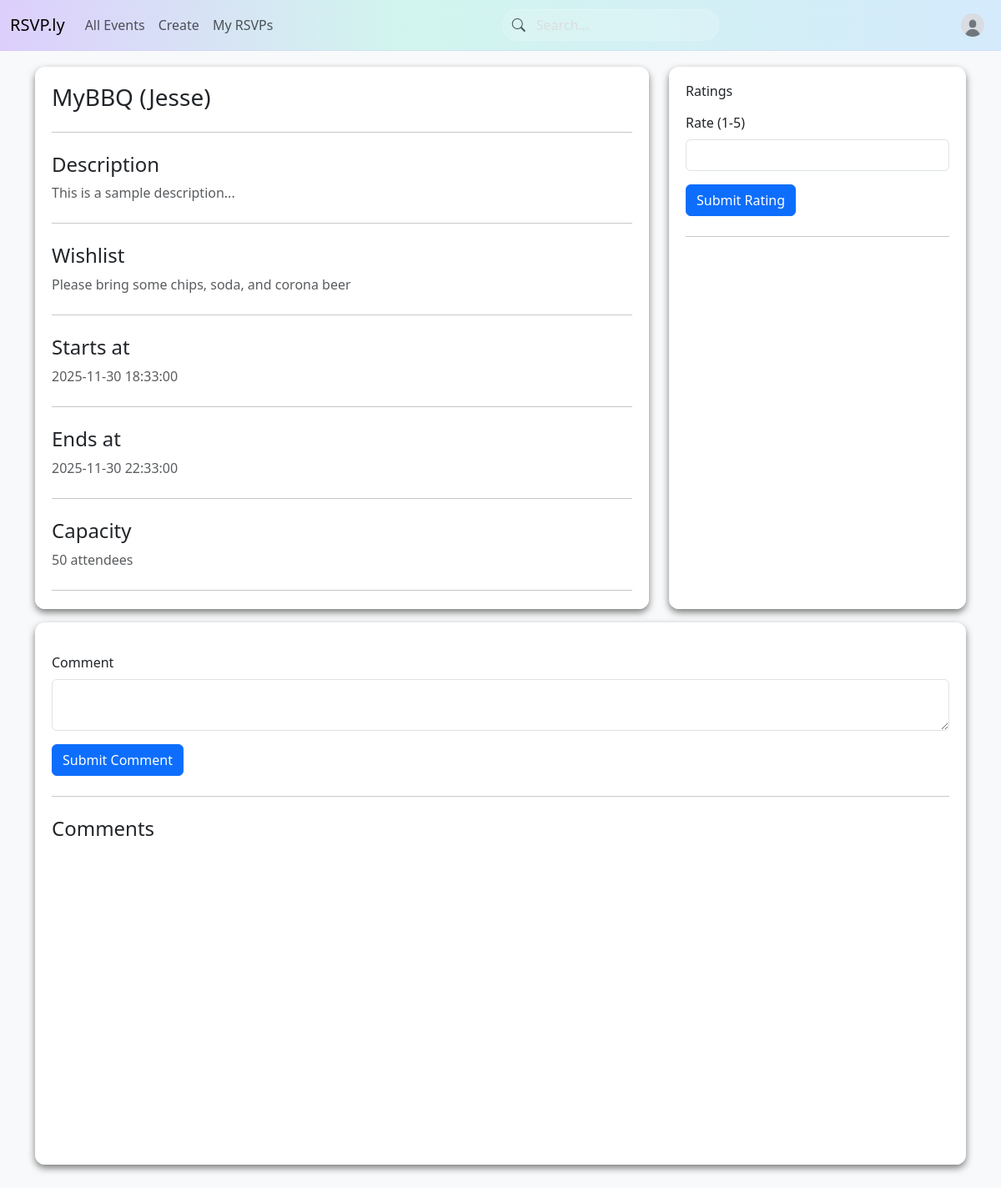
The page /event/1 (signed in) on the database as committed earlier.
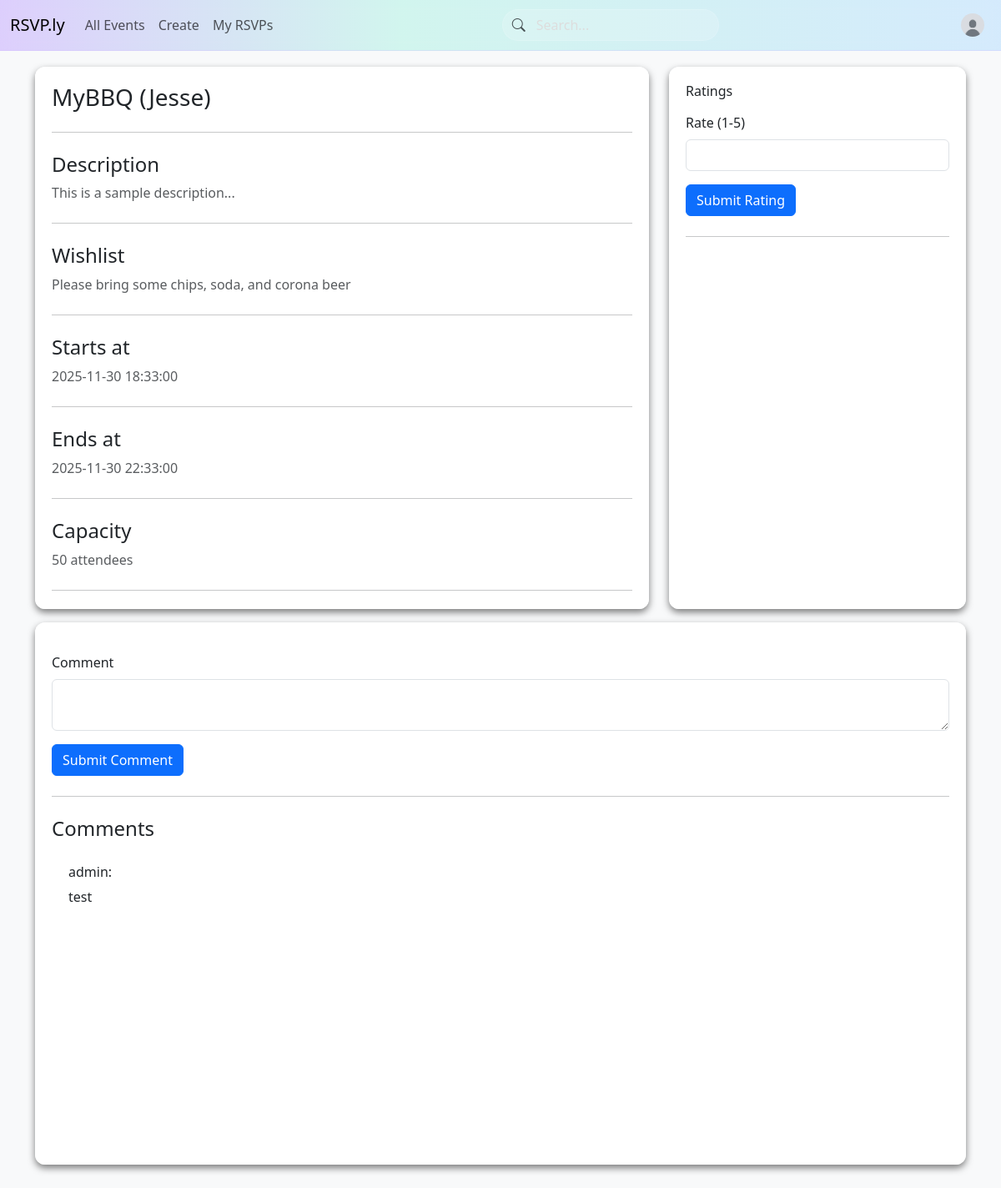
The same page on the database as committed later.
### app/models.py (models this page shows, shortened)
class TimestampMixin:
    created_at: Mapped[datetime] = mapped_column(
        DateTime(timezone=True), server_default=func.now(), nullable=False
    )
    updated_at: Mapped[datetime] = mapped_column(
        DateTime(timezone=True), server_default=func.now(),
        onupdate=func.now(), nullable=False
    )

class Event(db.Model, TimestampMixin):
    __tablename__ = "events"
    __table_args__ = (
        CheckConstraint("ends_at > starts_at", name="chk_event_time"),
        Index("idx_events_starts_at", "starts_at"),
        Index("idx_events_organizer", "organizer_id"),
    )
    id: Mapped[int] = mapped_column(primary_key=True)
    title: Mapped[str] = mapped_column(String(255), nullable=False)
    description: Mapped[str | None] = mapped_column(Text)
    wishlist: Mapped[str | None] = mapped_column(Text)
    starts_at: Mapped[datetime] = mapped_column(DateTime(timezone=True), nullable=False)
    ends_at: Mapped[datetime] = mapped_column(DateTime(timezone=True), nullable=False)
    capacity: Mapped[int | None] = mapped_column(Integer)  # NULL = unlimited
    is_public: Mapped[bool] = mapped_column(Boolean, server_default=text("true"), nullable=False)
    address_line1: Mapped[str | None] = mapped_column(String(255))
    address_line2: Mapped[str | None] = mapped_column(String(255))
    organizer_id: Mapped[int] = mapped_column(
        ForeignKey("users.id", ondelete="RESTRICT"), nullable=False
    )
    organizer: Mapped[User] = relationship(back_populates="organized_events")
    categories: Mapped[list[Category]] = relationship(
        secondary=event_categories, back_populates="events"
    )
    rsvps: Mapped[list["Rsvp"]] = relationship(
        back_populates="event", cascade="all, delete-orphan"
    )
    comments: Mapped[list["EventComment"]] = relationship(
        back_populates="event", cascade="all, delete-orphan"
    )
    @hybrid_property
    def seats_taken(self) -> int:
        """Counts the number of occupied seats (1 per going RSVP + guests)."""
        return sum(
            (1 + r.guests_count) for r in self.rsvps if r.status == RsvpStatus.going
        )

class EventComment(db.Model):
    __tablename__ = "event_comments"
    id: Mapped[int] = mapped_column(primary_key=True)
    event_id: Mapped[int] = mapped_column(ForeignKey("events.id", ondelete="CASCADE"), nullable=False)
    user_id: Mapped[int] = mapped_column(ForeignKey("users.id", ondelete="CASCADE"), nullable=False)
    body: Mapped[str] = mapped_column(Text, nullable=False)
    created_at: Mapped[datetime] = mapped_column(DateTime(timezone=True), server_default=func.now(), nullable=False)
    event: Mapped[Event] = relationship(back_populates="comments")
    user: Mapped[User] = relationship(back_populates="comments")

class User(db.Model, UserMixin, TimestampMixin):
    __tablename__ = "users"
    id: Mapped[int] = mapped_column(primary_key=True)
    email: Mapped[str] = mapped_column(String(255), unique=True, nullable=False)
    username: Mapped[str | None] = mapped_column(String(50), unique=True)
    full_name: Mapped[str | None] = mapped_column(String(255))
    avatar_url: Mapped[str | None] = mapped_column(Text)
    password_hash: Mapped[str] = mapped_column(String(255), nullable=False)
    organized_events: Mapped[list["Event"]] = relationship(
        back_populates="organizer", cascade="all, delete-orphan"
    )
    rsvps: Mapped[list["Rsvp"]] = relationship(back_populates="user", cascade="all, delete-orphan")
    comments: Mapped[list["EventComment"]] = relationship(
        back_populates="user", cascade="all, delete-orphan"
    )

### app/routes.py (the view, shortened to what this page needs)
@myapp_obj.route("/event/<int:integer>", methods=['GET', 'POST'])
@login_required
def return_event(integer):
    event = Event.query.get(integer) # get event number
    if event is None:
        print("event not found") #prints to terminal
        return ""
    if current_user:
        rsvp = Rsvp.query.filter_by(
            user_id=current_user.id,
            event_id=event.id
        ).first()
    comment_form = CommentForm() # create comment form
    rating_form = RatingForm() # create rating form
    if comment_form.validate_on_submit() and comment_form.submit.data:
            new_comment = EventComment(event_id=event.id, user_id=current_user.id, body=comment_form.comment.data)
            db.session.add(new_comment)
            db.session.commit()
            return redirect(request.path)
    comments = event.comments
    return render_template("return_rec.html", event=event, comment_form=comment_form, rating_form=rating_form, comments=comments, rsvp=rsvp)

### app/forms.py
class CommentForm(FlaskForm):
    comment = TextAreaField('Comment', validators=[validators.DataRequired()])
    submit =  SubmitField("Submit Comment")

class RatingForm(FlaskForm):
    score = IntegerField('Rate (1-5)', validators=[validators.DataRequired(), NumberRange(min=1, max=5)])
    submit = SubmitField("Submit Rating")

### app/models.py (called while the page is built)
@login_manager.user_loader
def load_user(user_id):
        return User.query.get(int(user_id))

### app/templates/return_rec.html (shortened to what this page needs)
{% extends "layout.html" %}
{% block content %}
<div class="row">
    <div class="col-md-8 mb-3">
        <div class="scrollable-container">
            <h3>{{ event.title }}</h3>
            <hr class="my-4">
            <h4>Description</h4>
            <p class="text-muted">
                {{ event.description }}
            </p>
            <hr class="my-4">
            <h4>Wishlist</h4>
            <p class="text-muted">
                {% if event.wishlist %}
                {{ event.wishlist }}
                {% else %}
                    —
                {% endif %}
</p>
            <hr class="my-4">
            <h4>Starts at</h4>
            <p class="text-muted">
                {{ event.starts_at }}
            </p>
            <hr class="my-4">
            <h4>Ends at</h4>
            <p class="text-muted">
                {{ event.ends_at }}
            </p>
            <hr class="my-4">
            <h4>Capacity</h4>
            <p class="text-muted">
                {% if event.capacity %}
                    {{ event.capacity }} attendees
                {% else %}
                    Unlimited
                {% endif %}
            </p>
            <hr class="my-4">
        </div>
    </div>
    <div class="col-md-4 mb-3">
        <div class="scrollable-container">
            <h6>Ratings</h6>
            <form action="" method="POST">
                <p>
                    <div class="form-group">
                        {{ rating_form.score.label(class="form-label") }}
                        {{ rating_form.score(class="form-control", id="titleRatingInput", min=1, max=5) }}
                    </div>
                </p>
                <p>
                    <div class="form-group">
                        {{ rating_form.submit(class="btn btn-primary") }}
                    </div>
                </p>
            </form>
            <hr class="my-4">
            <div class="scrollable-container" style="box-shadow: 0 0px 0px rgba(0, 0, 0, 0.0)">
            </div>
        </div>
    </div>
    <div class="col-md-12 mb-3">
        <div class="scrollable-container">
            <form action="" method="POST">
                <p>
                    <div class="form-group">
                        {{ comment_form.comment.label(class="form-label") }}
                        {{ comment_form.comment(class="form-control", id="commentInput") }}
                    </div>
                </p>
                <p>
                    <div class="form-group">
                        {{ comment_form.submit(class="btn btn-primary") }}
                    </div>
                </p>
            </form>
            <hr class="my-4">
            <h4>Comments</h4>
            <div class="scrollable-container" style="box-shadow: 0 0px 0px rgba(0, 0, 0, 0.0)">
                {% for c in event.comments %}
                    <h6>{{ c.user.username }}:</h6>
                    <p>{{ c.body }}</p>
                {% endfor %}
            </div>
        </div>
    </div>
</div>
{% endblock %}

### app/templates/layout.html (shortened to what this page needs)
<!doctype html>
<html lang="en" data-bs-theme="light">
  <head>
    <link href="https://cdn.jsdelivr.net/npm/bootstrap@5.3.6/dist/css/bootstrap.min.css" rel="stylesheet">
    <link rel="stylesheet" href="https://cdn.jsdelivr.net/npm/bootstrap-icons@1.11.1/font/bootstrap-icons.css">
  </head>
  <body>
{% block navbar %}
<nav class="navbar navbar-expand-lg fixed-top pastel-navbar">
  <div class="container-fluid">
    <a class="navbar-brand" href="/">RSVP.ly</a>
    <div class="collapse navbar-collapse" id="navbarSupportedContent">
      <ul class="navbar-nav me-auto mb-2 mb-lg-0">
        <li class="nav-item">
          <a class="nav-link{% if request.path.startswith('/events') %} active{% endif %}"
             href="/events">All Events</a>
        </li>
        <li class="nav-item">
          <a class="nav-link{% if request.path.startswith('/event/new') %} active{% endif %}"
             href="/event/new">Create</a>
        </li>
        {% if current_user and current_user.is_authenticated %}
        <li class="nav-item">
          <a class="nav-link{% if request.path.startswith('/rsvps') %} active{% endif %}"
             href="/rsvps">My RSVPs</a>
        </li>
        {% endif %}
      </ul>
      <form class="d-flex me-3" action="{{ url_for('search_events') }}" method="GET">
          <div class="search-icon-wrapper">
              <i class="bi bi-search search-icon"></i>
              <input
                  type="search"
                  name="query"
                  class="form-control search-bar"
                  placeholder="Search..."
                  aria-label="Search">
          </div>
      </form>
      <ul class="navbar-nav ms-auto mb-2 mb-lg-0">
        {% if current_user and current_user.is_authenticated %}
          <li class="nav-item dropdown">
            <a class="nav-link d-flex align-items-center gap-2" href="#" id="accountMenu"
               role="button" data-bs-toggle="dropdown" aria-expanded="false">
              <img src="/static/images/default_pfp.jpg" alt="Profile"
                   class="rounded-circle" style="width:28px;height:28px;object-fit:cover;">
            </a>
          </li>
        {% else %}
          <li class="nav-item">
            <a class="nav-link" href="/login">Log in</a>
          </li>
        {% endif %}
      </ul>
    </div>
  </div>
</nav>
{% endblock %}
  <div class="container mt-4">
      {% block content %}{% endblock %}
  </div>
  </body>
</html>

### app/templates/return_rec.html (style rules this page uses)
html, body { background-color: var(--bs-tertiary-bg); }
.scrollable-container { background-color: var(--bs-body-bg); padding: 20px; border-radius: 12px; box-shadow: 0 4px 8px rgba(0, 0, 0, 0.5); height: 650px; overflow-y: auto; }

Rows that differ between the two databases and show on the page:
added EventComment: user.username "admin", body "test"
